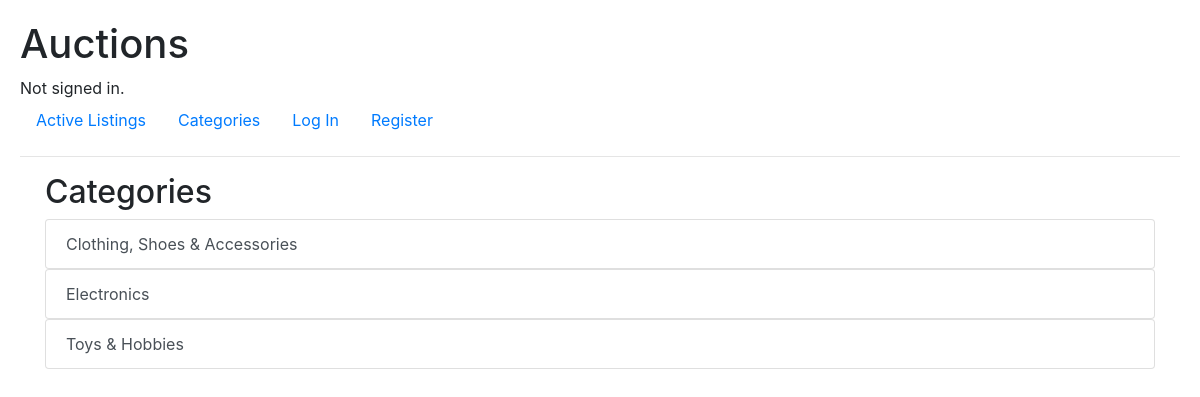
The page /categories on the database its author committed.
### auctions/models.py (models this page shows)
class Category(models.Model):
    title = models.CharField(max_length=64)
    def __str__(self):
        return f"{self.title}"

### auctions/views.py (the view)
# urls.py: path("categories", views.categories, name="categories"),
def categories(request):
    return render(request, "auctions/categories.html", {
        "categories": Category.objects.all()
    })

### auctions/templates/auctions/categories.html
{% extends "auctions/layout.html" %}
{% block body %}
<div class="container">
<h2>Categories</h3>
{% for category in categories %}
<ul class="list-group">
    <a href="{% url 'category' category.id %}" class="list-group-item list-group-item-action">{{ category }}</a>
</ul>
{% endfor %}
</div>
{% endblock %}

### auctions/static/auctions/styles.css (style rules this page uses)
body { margin: 10px; padding: 10px; }

### rows shown on the page
Category: title "Clothing, Shoes & Accessories"
Category: title "Electronics"
Category: title "Toys & Hobbies"
